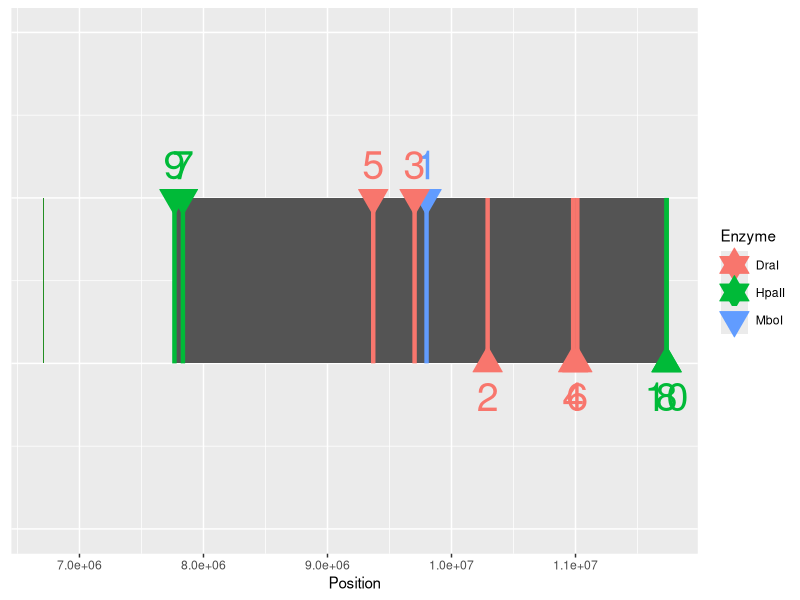

Generate this figure with R: (Note: this script raises an error after producing the figure.)
require(ggplot2)
setwd(cwd)
cutsites = read.csv("cutsiteslist.csv")
positions = read.csv("positionlist.csv")
start = min(positions[,1])
sto = max(positions[,1])
for (i in seq(1,length(cutsites$Position))){
  cutsites$Position[i] = as.numeric(as.character(cutsites$Position[i]))
}
if (length(positions[,1]) == 2){
  plot = ggplot() + geom_rect(data = cutsites, mapping = aes(xmin = min(Position), xmax = max(Position), ymin = 0, ymax = 1), fill = "#545454") + geom_rect(mapping = aes(xmin = start, xmax = sto, ymin = 0, ymax = 1), fill = "#238E23") + ylim(c(-1,2)) + geom_segment(data = cutsites, aes(x = Position, y = 0, xend = Position, yend = 1, col = Enzyme), size = 1.5, show_guide = FALSE) + geom_point(data = cutsites[seq(1,nrow(cutsites),2),], aes(x = Position, y = 1, fill = Enzyme, col = Enzyme),  size = 7, shape = 25) + geom_point(data = cutsites[seq(2,nrow(cutsites),2),], aes(x = Position, y = 0, fill = Enzyme, col = Enzyme),  size = 7, shape = 24) + geom_text(data = cutsites[seq(1,nrow(cutsites),2),], aes(x = Position, y = 1.2, label = seq(1,nrow(cutsites),2), col = Enzyme), size = 10, show_guide=FALSE) + geom_text(data = cutsites[seq(2,nrow(cutsites),2),], aes(x = Position, y = -.2, label = seq(2,nrow(cutsites),2), col = Enzyme), size = 10, show_guide=FALSE) + theme(axis.ticks.y = element_blank(), axis.title.y = element_blank(), axis.text.y =  element_blank()) + xlab("Position")
}

if (length(positions[,1]) == 1){
  plot = ggplot() + geom_rect(data = cutsites, mapping = aes(xmin = min(Position), xmax = max(Position), ymin = 0, ymax = 1), fill = "#545454") + geom_segment(mapping = aes(x = positions[1,1], y = 0, xend = positions[1,1], yend = 1), col = "#238E23", size = 2) + ylim(c(-1,2)) + geom_segment(data = cutsites, aes(x = Position, y = 0, xend = Position, yend = 1, col = Enzyme), size = 1.5, show_guide = FALSE) + geom_point(data = cutsites[seq(1,9,2),], aes(x = Position, y = 1, fill = Enzyme, col = Enzyme),  size = 7, shape = 25) + geom_point(data = cutsites[seq(2,10,2),], aes(x = Position, y = 0, fill = Enzyme, col = Enzyme),  size = 7, shape = 24) + geom_text(data = cutsites[seq(1,9,2),], aes(x = Position, y = 1.2, label = seq(1,9,2), col = Enzyme), size = 10, show_guide=FALSE) + geom_text(data = cutsites[seq(2,10,2),], aes(x = Position, y = -.2, label = seq(2,10,2), col = Enzyme), size = 10, show_guide=FALSE) + theme(axis.ticks.y = element_blank(), axis.title.y = element_blank(), axis.text.y =  element_blank()) + xlab("Position")
}


ggsave(filename = filename, plot = plot, width = 246.327083333, height = 137.31875, units = "mm")